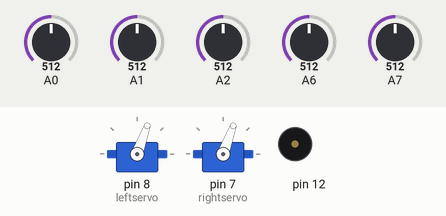
This sketch was run on a simulated Arduino Nano, built with avr-gcc and run on an emulated ATmega328P. Shown: 2 × servo, buzzer (waves = sounding). The inputs (shaded band) are chosen by the test bench; at power-on: A6 = 512, A7 = 512, A2 = 512, A1 = 512, A0 = 512. What the sketch prints to the serial monitor is not drawn.

Above: at 0.8 s.
0.9 s: A6 set to 490
At 2.0 s:
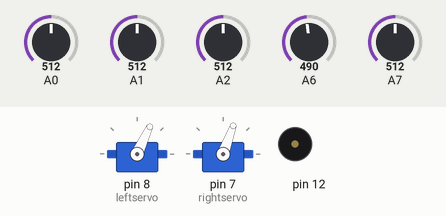
3.9 s: A7 set to 490
At 4.5 s:
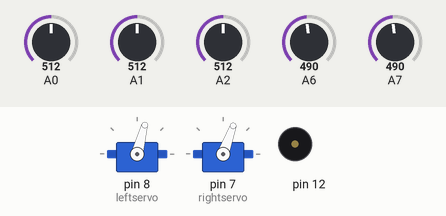
6.9 s: A2 set to 490
At 7.6 s:
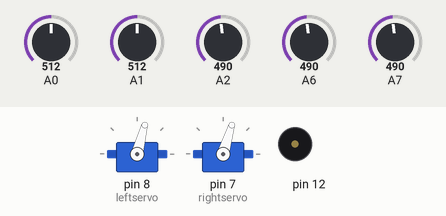
9.9 s: A1 set to 490
At 10.7 s:
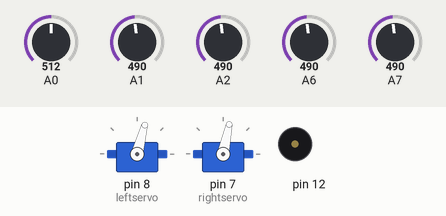
12.9 s: A0 set to 490
At 14.0 s:
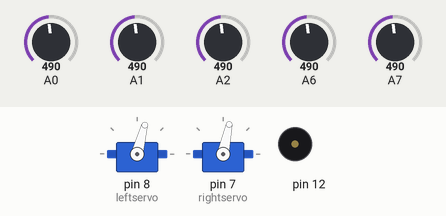
15.9 s: A2 set to 517
At 16.8 s:
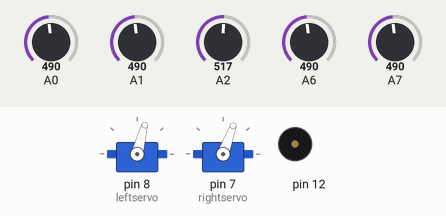
Timing chart, 0 to 18.9 s (numbered marks = the images above; inputs shaded):
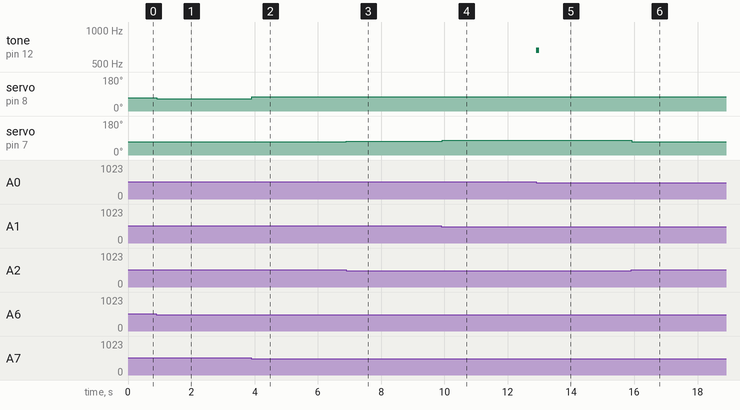

The sketch:

CseRobot.ino
```cpp
#include <EEPROM.h>
#include <Servo.h>


Servo leftservo;
Servo rightservo;
int ms;
int ls;
int rs;
int lms;
int rms;
char path[600];
int i=0;
int n;
int t1=226;//turn time left90
int t2=230;//turn time right90
int t3=465;//turn time 180
int t=0;//number of junctions
boolean endfound=false;

void setup() {
  Serial.begin(9600);
  maprun();


}

void loop() {

}

void testrun(){
  beep();
  }

void shortestpath(){//pixxu algorythm
  while(n=0,n<i){}
  }

void left(){
if (ls<500 && lms<500 && ms<500 && rms<500 && rs<500 ){
  path[i]='E';
  i++;
  finalbeep();
  turn180();
  }
if(ls>500){
  if (ls>500 && lms>500 && ms>500 && rms<500  && rs<500 ){
    path[i]='L';
    i++;
    beep();
    left90();
    t++;
  }
  else{
    leftservo.attach(8);
    rightservo.attach(7);
    leftservo.write(70);
    rightservo.write(70);
  }
}
else if(lms>500){
  if (ls>500 && lms>500 && ms>500 && rms<500  && rs<500 ){
  path[i]='L';
  i++;
  beep();
  left90();
  t++;
  }
  else{
    leftservo.attach(8);
    rightservo.attach(7);
    leftservo.write(65);
    rightservo.write(70);
  }
}
else if(ms>500){
      leftservo.attach(8);
      rightservo.attach(7);
      leftservo.write(75);//180
      rightservo.write(70);//0

}
else if(rs>500){
  if (rs>500 && rms>500 && ms>500 && ls<500 && lms<500 ){
    path[i]='R';
    i++;
    beep();
    right90();
    t++;
  }
  else{
    leftservo.attach(8);
    rightservo.attach(7);
    leftservo.write(75);
    rightservo.write(73);
  }
}
else if(rms>500){
    if (rs>500 && rms>500 && ms>500 && ls<500 && lms<500 ){
      path[i]='R';
      i++;
      beep();
      right90();
      t++;
    }
  else{
    leftservo.attach(8);
    rightservo.attach(7);
    leftservo.write(75);
    rightservo.write(78);
     }
}
else if(rs>500 && rms>500 && ms>500 && ls>500 && lms>500){
//  callchatta():
  }
else{
  leftservo.write(100);
  rightservo.write(100);
}


  }

void left90(){
    leftservo.attach(8);
    rightservo.attach(7);
    leftservo.write(75);
    rightservo.write(70);
  delay(600);
  leftservo.write(65);
  rightservo.write(70);
  delay(300);
  leftservo.detach();
  rightservo.detach();
  while(true){

  ms = analogRead(A2);
  rms = analogRead(A0);
  rs = analogRead(A1);
  ls = analogRead(A6);
  lms = analogRead(A7);
  leftservo.attach(8);
  rightservo.attach(7);
  leftservo.write(65);
  rightservo.write(70);
  if(rs<500 && rms<500 && ms>500 && ls<500 && lms<500){break;}


  }
  }
void right90(){
   leftservo.attach(8);
   rightservo.attach(7);
   leftservo.write(75);
   rightservo.write(70);
  delay(600);
  leftservo.write(75);
  rightservo.write(78);
  delay(300);
  leftservo.detach();
  rightservo.detach();

  while(true){
  ms = analogRead(A2);
  rms = analogRead(A0);
  rs = analogRead(A1);
  ls = analogRead(A6);
  lms = analogRead(A7);
  leftservo.attach(8);
  rightservo.attach(7);
  leftservo.write(75);
  rightservo.write(78);
  if(rs<500 && rms<500 && ms>500 && ls<500 && lms<500){break;}


  }
  }

void turn180(){
  while(true){
  ms = analogRead(A2);
  rms = analogRead(A0);
  rs = analogRead(A1);
  ls = analogRead(A6);
  lms = analogRead(A7);
  leftservo.attach(8);
  rightservo.attach(7);
  leftservo.write(75);
  rightservo.write(78
  );
  if(rs<500 && rms<500 && ms>500 && ls<500 && lms<500){break;}


  }
  }

void beep(){
  //pinMode(12,OUTPUT);
 leftservo.detach();
 rightservo.detach();
  tone(12,660,100);
//  delay(60);
//  tone(12,660,100);
//  delay(100);
//  tone(12,660,100);
//  delay(100);
//  tone(12,510,100);
//  delay(50);
  //tone(12,660,100);
 // delay(1000);


}
void finalbeep(){
  pinMode(12,OUTPUT);
 leftservo.detach();
 rightservo.detach();
 tone(12,660,100);
//  delay(600);
//  tone(12,510,100);
//  delay(100);
//  tone(12,660,100);
//  delay(600);
//  tone(12,770,100);
//  delay(600);
//  tone(12,380,100);
//  delay(575);


  }
void maprun(){
  while(!endfound){
      ms = analogRead(A2);
      rms = analogRead(A0);
      rs = analogRead(A1);
      ls = analogRead(A6);
      lms = analogRead(A7);
      left();
      Serial.println();
      for(int j=0;j<i+1;j++){
              Serial.print(path[j]);
              Serial.print(path[j]+" ");
                              }
      Serial.println();

  }
  }
```

Measured:
- after the input at 0.9 s, servo on pin 8 (leftservo): 70° → 65° at once
- after the input at 3.9 s, servo on pin 8 (leftservo): 65° → 75° at once
- after the input at 6.9 s, servo on pin 7 (rightservo): 70° → 73° at once
- after the input at 9.9 s, servo on pin 7 (rightservo): 73° → 78° at once
- after the input at 12.9 s, tone on pin 12: silent → 660 Hz at once, → silent 0.10 s later
- after the input at 15.9 s, servo on pin 7 (rightservo): 78° → 70° at once
